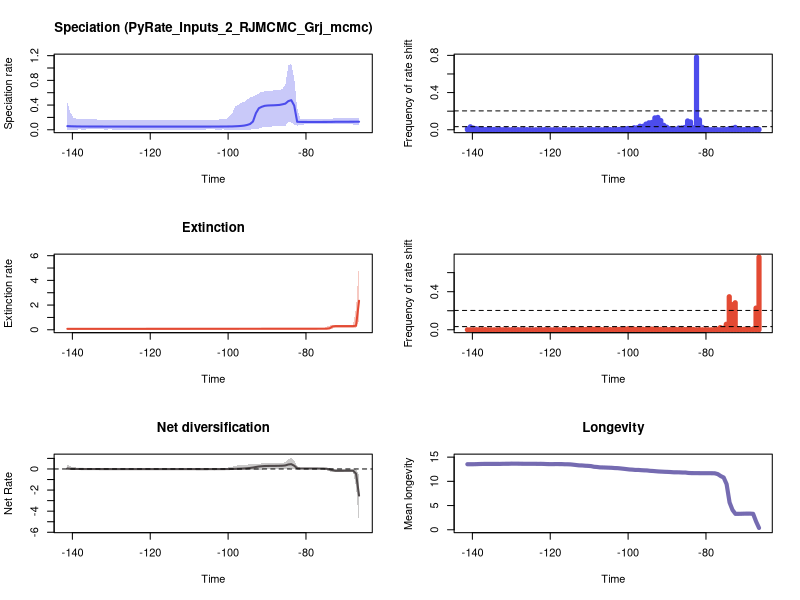

The R script that drew this image:


pdf(file='./RTT_plots.pdf',width=10, height=15)
par(mfrow=c(3,2))
library(scales)

time=c(-66.37298609711507, -67.12966006234996,-67.88633402758481,-68.64300799281969,-69.39968195805457,-70.15635592328942,-70.9130298885243,-71.66970385375919,-72.42637781899404,-73.18305178422892,-73.9397257494638,-74.69639971469869,-75.45307367993354,-76.20974764516842,-76.9664216104033,-77.72309557563815,-78.47976954087304,-79.23644350610792,-79.99311747134277,-80.74979143657765,-81.50646540181253,-82.26313936704739,-83.01981333228227,-83.77648729751715,-84.533161262752,-85.28983522798688,-86.04650919322177,-86.80318315845665,-87.5598571236915,-88.31653108892638,-89.07320505416126,-89.82987901939612,-90.586552984631,-91.34322694986588,-92.09990091510073,-92.85657488033561,-93.6132488455705,-94.36992281080535,-95.12659677604023,-95.88327074127511,-96.63994470651,-97.39661867174485,-98.15329263697973,-98.90996660221461,-99.66664056744946,-100.42331453268434,-101.17998849791923,-101.93666246315408,-102.69333642838896,-103.45001039362384,-104.2066843588587,-104.96335832409358,-105.72003228932846,-106.47670625456331,-107.23338021979819,-107.99005418503307,-108.74672815026796,-109.50340211550281,-110.26007608073769,-111.01675004597257,-111.77342401120742,-112.5300979764423,-113.28677194167719,-114.04344590691204,-114.80011987214692,-115.5567938373818,-116.31346780261666,-117.07014176785154,-117.82681573308642,-118.5834896983213,-119.34016366355615,-120.09683762879104,-120.85351159402592,-121.61018555926077,-122.36685952449565,-123.12353348973053,-123.88020745496539,-124.63688142020027,-125.39355538543515,-126.15022935067,-126.90690331590488,-127.66357728113977,-128.42025124637462,-129.1769252116095,-129.93359917684438,-130.69027314207926,-131.44694710731412,-132.203621072549,-132.96029503778385,-133.71696900301873,-134.4736429682536,-135.2303169334885,-135.98699089872338,-136.74366486395823,-137.50033882919308,-138.25701279442796,-139.01368675966285,-139.77036072489773,-140.5270346901326,-141.28370865536746)
rate=c(0.13036692450799076, 0.13034130441191158,0.13024720273049653,0.13006009453256595,0.1297880568977952,0.12960336814230689,0.12948900923441026,0.12937161003752023,0.12934479694492512,0.12802413051092387,0.12730865693487242,0.12697012378617853,0.12672786809372705,0.12669980686673668,0.12669980686673668,0.1266054738971307,0.1266054738971307,0.12669980686673668,0.1267511111127575,0.12676965739943866,0.12725950809889036,0.1294827952563106,0.39153682434186754,0.479295492573572,0.46409486617530404,0.42348186175692004,0.41184862326450666,0.4023809933079223,0.39898326128344164,0.39637612314754667,0.3949975030507564,0.3929051620749622,0.38786809023427127,0.37236890887252116,0.3488790784562361,0.26894473385518247,0.13344797691132726,0.09288915863358317,0.07771087168041874,0.06780079614794503,0.06250387212975632,0.0590225160753977,0.056524619959088945,0.05438011572978275,0.05374894081242744,0.05306492908267067,0.05257597962959272,0.05242637733447163,0.0518922468103579,0.05146375109697747,0.05146375109697747,0.051406598972511194,0.051375358521372844,0.05138672024931974,0.05138672024931974,0.05138672024931974,0.05138672024931974,0.05138672024931974,0.05138672024931974,0.05138672024931974,0.05138672024931974,0.05138672024931974,0.05138672024931974,0.05138672024931974,0.05138672024931974,0.051375358521372844,0.051375358521372844,0.051375358521372844,0.051375358521372844,0.051375358521372844,0.051375358521372844,0.051375358521372844,0.051375358521372844,0.051375358521372844,0.051406598972511194,0.051406598972511194,0.051406598972511194,0.051406598972511194,0.05146375109697747,0.05146375109697747,0.051517218867573586,0.051517218867573586,0.051517218867573586,0.051517218867573586,0.051517218867573586,0.051517218867573586,0.051517218867573586,0.05235576943803152,0.05235576943803152,0.052533370290024216,0.05255462915431058,0.052533370290024216,0.05255462915431058,0.05269195943702343,0.052860366573897574,0.05374894081242744,0.05438011572978275,0.05554546131603447,0.05687702460774516,0.0589280677793948)
minHPD=c(0.08116842062319284, 0.08116842062319284,0.08491271011333812,0.09242211339215958,0.09242211339215958,0.09242211339215958,0.09264163477407175,0.09213522781109924,0.09213522781109924,0.09213522781109924,0.09091860427535724,0.09159263127464413,0.09091860427535724,0.09091860427535724,0.09091860427535724,0.09091860427535724,0.09091860427535724,0.09091860427535724,0.08619410968213573,0.08519518593399582,0.08491271011333812,0.06560896870047297,0.08619410968213573,0.1175279953525098,0.1249752505828824,0.060945434821296815,0.06628633255260466,0.05888123420205433,0.06055015591389762,0.06292737050986989,0.04682534552987966,0.05274052009455503,0.052438041343131084,0.03884633080437827,0.018632099849674906,0.008679327705860357,0.008312296759905722,0.0013082544564071597,0.0013082544564071597,0.0013082544564071597,0.0013082544564071597,0.0013082544564071597,0.0013082544564071597,0.0013082544564071597,0.0013082544564071597,0.0022310634863011883,0.005435824104029299,0.0032088754986770635,0.0032088754986770635,0.004826929185236577,0.004826929185236577,0.004826929185236577,0.004826929185236577,0.0013082544564071597,0.0014134183839005039,0.0013082544564071597,0.0013082544564071597,0.0013082544564071597,0.0013082544564071597,0.0013082544564071597,0.0022310634863011883,0.0022310634863011883,0.0022310634863011883,0.0022310634863011883,0.0022310634863011883,0.0013082544564071597,0.0013082544564071597,0.0013082544564071597,0.0013082544564071597,0.0013082544564071597,0.0013082544564071597,0.0013082544564071597,0.0013082544564071597,0.0013082544564071597,0.0013082544564071597,0.0013082544564071597,0.0013082544564071597,0.0013082544564071597,0.0013082544564071597,0.0013082544564071597,0.0013082544564071597,0.005435824104029299,0.0013082544564071597,0.0013082544564071597,0.004826929185236577,0.004826929185236577,0.0032088754986770635,0.004903516411256446,0.004903516411256446,0.006553112087234363,0.005435824104029299,0.005435824104029299,0.006553112087234363,0.0032088754986770635,0.0013082544564071597,0.007957859403252946,0.0013082544564071597,0.0013082544564071597,0.0014134183839005039,0.0014134183839005039)
maxHPD=c(0.19765007276098462, 0.19338473359219066,0.190348940748844,0.19197363461236025,0.1879461991710028,0.1879461991710028,0.1879461991710028,0.18551334010113904,0.18551334010113904,0.181185382740949,0.1781916434536914,0.1783262749542399,0.1781916434536914,0.1783262749542399,0.1783262749542399,0.17912781841918443,0.17960548834703907,0.17996610423786452,0.17645435688571437,0.17645435688571437,0.18135940879712562,0.3484362688071512,0.8313593321158282,1.0706565147246248,1.0403425563111197,0.7342093946566687,0.6592794825271934,0.6426046429698307,0.6414288622126084,0.6414288622126084,0.6205202933305431,0.6196264724413181,0.6205202933305431,0.6166200187982479,0.5888138193587239,0.5660759416917808,0.5376821568362609,0.5197507135180618,0.4902031807515531,0.44996673955417876,0.435143765605084,0.3986448743101411,0.3809160841113947,0.2687773670328046,0.21418666703304798,0.1783262749542399,0.17625329368884732,0.16797817716636443,0.1639840916488679,0.16371985910293904,0.16371985910293904,0.16371985910293904,0.16153026445272986,0.15648041899629264,0.15657298771722628,0.1536889697748703,0.1536889697748703,0.15313085108529512,0.15313085108529512,0.15313085108529512,0.1536889697748703,0.1536889697748703,0.1536889697748703,0.1536889697748703,0.1536889697748703,0.1514295936503448,0.1514295936503448,0.1514295936503448,0.1514295936503448,0.1514295936503448,0.1514295936503448,0.1514295936503448,0.1514295936503448,0.1514295936503448,0.15313085108529512,0.15313085108529512,0.15313085108529512,0.15313085108529512,0.15313085108529512,0.15313085108529512,0.15313085108529512,0.16042830766248292,0.15657298771722628,0.15657298771722628,0.16042830766248292,0.16153026445272986,0.16042830766248292,0.1639840916488679,0.1639840916488679,0.16649399258881423,0.16649399258881423,0.16649399258881423,0.16869414900751759,0.16869414900751759,0.16797817716636443,0.1783262749542399,0.17801736050710978,0.1978896230506619,0.2839681662304355,0.4395014169411384)
remove_na = !is.na(rate)
time = time[remove_na]
plot(time,time,type = 'n', ylim = c(0, 1.1777221661970874), xlim = c(-141.6620456379849,-65.99464911449763), ylab = 'Speciation rate', xlab = 'Time',main='Speciation (PyRate_Inputs_2_RJMCMC_Grj_mcmc)' )
polygon(c(time, rev(time)), c(maxHPD[remove_na], rev(minHPD[remove_na])), col = alpha('#4c4cec',0.3), border = NA)
lines(time,rate[remove_na], col = '#4c4cec', lwd=2)
mids=c(-66.37680768279807, -67.14112481939895,-67.90544195599983,-68.66975909260071,-69.4340762292016,-70.19839336580249,-70.96271050240337,-71.72702763900425,-72.49134477560513,-73.25566191220601,-74.01997904880689,-74.78429618540777,-75.54861332200865,-76.31293045860953,-77.07724759521042,-77.8415647318113,-78.60588186841218,-79.37019900501306,-80.13451614161394,-80.89883327821482,-81.6631504148157,-82.42746755141658,-83.19178468801746,-83.95610182461834,-84.72041896121922,-85.48473609782012,-86.249053234421,-87.01337037102188,-87.77768750762276,-88.54200464422364,-89.30632178082452,-90.0706389174254,-90.83495605402628,-91.59927319062717,-92.36359032722805,-93.12790746382893,-93.89222460042981,-94.6565417370307,-95.42085887363157,-96.18517601023245,-96.94949314683333,-97.71381028343421,-98.4781274200351,-99.24244455663597,-100.00676169323685,-100.77107882983773,-101.53539596643863,-102.29971310303951,-103.06403023964039,-103.82834737624127,-104.59266451284215,-105.35698164944304,-106.12129878604392,-106.8856159226448,-107.64993305924568,-108.41425019584656,-109.17856733244744,-109.94288446904832,-110.7072016056492,-111.47151874225008,-112.23583587885096,-113.00015301545184,-113.76447015205272,-114.5287872886536,-115.29310442525448,-116.05742156185536,-116.82173869845626,-117.58605583505714,-118.35037297165802,-119.1146901082589,-119.87900724485978,-120.64332438146067,-121.40764151806155,-122.17195865466243,-122.93627579126331,-123.7005929278642,-124.46491006446507,-125.22922720106595,-125.99354433766683,-126.75786147426771,-127.5221786108686,-128.28649574746947,-129.05081288407035,-129.81513002067123,-130.5794471572721,-131.343764293873,-132.10808143047387,-132.87239856707475,-133.63671570367563,-134.4010328402765,-135.1653499768774,-135.92966711347827,-136.69398425007915,-137.45830138668006,-138.22261852328094,-138.98693565988182,-139.7512527964827,-140.51556993308358,-141.27988706968446)
counts=c(0.004, 0.008,0.006,0.005,0.004,0.002,0.003,0.002,0.026,0.016,0.012,0.003,0.001,0.0,0.001,0.001,0.001,0.003,0.006,0.026,0.106,0.782,0.022,0.085,0.095,0.025,0.019,0.019,0.003,0.007,0.011,0.028,0.048,0.099,0.133,0.128,0.079,0.075,0.061,0.037,0.038,0.021,0.022,0.011,0.014,0.011,0.005,0.004,0.004,0.002,0.002,0.005,0.002,0.0,0.001,0.001,0.002,0.001,0.001,0.0,0.0,0.0,0.0,0.001,0.0,0.001,0.0,0.001,0.001,0.001,0.0,0.0,0.003,0.001,0.0,0.0,0.0,0.001,0.002,0.003,0.001,0.002,0.001,0.002,0.0,0.006,0.001,0.004,0.001,0.004,0.004,0.008,0.002,0.008,0.009,0.012,0.018,0.032,0.011)
plot(mids,counts,type = 'h', xlim = c(-141.6620456379849,-65.99464911449763), ylim=c(0,0.782), ylab = 'Frequency of rate shift', xlab = 'Time',lwd=5,col='#4c4cec')
bf2 = 0.03332448696358552
bf6 = 0.20301266724715702
abline(h=bf2, lty=2)
abline(h=bf6, lty=2)

time=c(-66.37298609711507, -67.12966006234996,-67.88633402758481,-68.64300799281969,-69.39968195805457,-70.15635592328942,-70.9130298885243,-71.66970385375919,-72.42637781899404,-73.18305178422892,-73.9397257494638,-74.69639971469869,-75.45307367993354,-76.20974764516842,-76.9664216104033,-77.72309557563815,-78.47976954087304,-79.23644350610792,-79.99311747134277,-80.74979143657765,-81.50646540181253,-82.26313936704739,-83.01981333228227,-83.77648729751715,-84.533161262752,-85.28983522798688,-86.04650919322177,-86.80318315845665,-87.5598571236915,-88.31653108892638,-89.07320505416126,-89.82987901939612,-90.586552984631,-91.34322694986588,-92.09990091510073,-92.85657488033561,-93.6132488455705,-94.36992281080535,-95.12659677604023,-95.88327074127511,-96.63994470651,-97.39661867174485,-98.15329263697973,-98.90996660221461,-99.66664056744946,-100.42331453268434,-101.17998849791923,-101.93666246315408,-102.69333642838896,-103.45001039362384,-104.2066843588587,-104.96335832409358,-105.72003228932846,-106.47670625456331,-107.23338021979819,-107.99005418503307,-108.74672815026796,-109.50340211550281,-110.26007608073769,-111.01675004597257,-111.77342401120742,-112.5300979764423,-113.28677194167719,-114.04344590691204,-114.80011987214692,-115.5567938373818,-116.31346780261666,-117.07014176785154,-117.82681573308642,-118.5834896983213,-119.34016366355615,-120.09683762879104,-120.85351159402592,-121.61018555926077,-122.36685952449565,-123.12353348973053,-123.88020745496539,-124.63688142020027,-125.39355538543515,-126.15022935067,-126.90690331590488,-127.66357728113977,-128.42025124637462,-129.1769252116095,-129.93359917684438,-130.69027314207926,-131.44694710731412,-132.203621072549,-132.96029503778385,-133.71696900301873,-134.4736429682536,-135.2303169334885,-135.98699089872338,-136.74366486395823,-137.50033882919308,-138.25701279442796,-139.01368675966285,-139.77036072489773,-140.5270346901326,-141.28370865536746)
rate=c(2.3466577257612586, 0.33236829864285716,0.29674275088185004,0.29619184109558916,0.29619184109558916,0.2964897390416924,0.2971291434252715,0.29746434105683384,0.29748804329344214,0.2656575708836563,0.11451438951256036,0.08777523858213544,0.08578546078580176,0.08538035463547036,0.0848046370450066,0.0843698876698541,0.08433055883852209,0.08430596840910776,0.08430596840910776,0.08428751085332123,0.08428751085332123,0.08423986644683931,0.08423986644683931,0.08423986644683931,0.08406852021149863,0.083872297707442,0.083872297707442,0.08384249108709813,0.0837704538710978,0.08370282041022192,0.08364657088671236,0.0835774931478386,0.0834074003986415,0.08324977019444928,0.08311053946711418,0.08287069084072611,0.08254927291593156,0.08245437452013507,0.08223420825207886,0.08205133040811807,0.08199483404120478,0.0819078190570274,0.0819078190570274,0.08147145582268042,0.08137619522704077,0.0811311355347043,0.08089416671424803,0.08064970227835502,0.0805016649564368,0.08038558060693687,0.08014691799193821,0.08013445863604804,0.0801207115727949,0.08006906534199819,0.08000726824090432,0.07980189529318334,0.07963230655097238,0.07939260491938535,0.07927023606212813,0.07907116723212705,0.07891325441132224,0.07883925587124582,0.07857542973474264,0.07843451355248138,0.07812533584544404,0.07798884979054352,0.07798884979054352,0.07788416621999499,0.07788416621999499,0.07788416621999499,0.07795878626830996,0.07795878626830996,0.07788416621999499,0.07770680131303538,0.07767000426370102,0.07767000426370102,0.07762321793468066,0.07762321793468066,0.07762321793468066,0.07762321793468066,0.07762321793468066,0.07759452722438402,0.0775754400449091,0.0775754400449091,0.0775551399511446,0.0775754400449091,0.0775754400449091,0.0775754400449091,0.0775754400449091,0.0775551399511446,0.0775551399511446,0.0775551399511446,0.0775551399511446,0.0775551399511446,0.0775754400449091,0.0775754400449091,0.0775754400449091,0.0775754400449091,0.0775754400449091,0.0775754400449091)
minHPD=c(0.7134680059092291, 0.1770406667255401,0.17940607198037098,0.17940607198037098,0.1781487409882971,0.1781487409882971,0.17940607198037098,0.1781487409882971,0.1770406667255401,0.0671025085998388,0.057721382590486627,0.050300284658349424,0.050861575104952504,0.050300284658349424,0.05155281984766745,0.053823964383384305,0.053823964383384305,0.053823964383384305,0.053823964383384305,0.053823964383384305,0.053823964383384305,0.05397297140679822,0.05397297140679822,0.053823964383384305,0.053823964383384305,0.053823964383384305,0.053823964383384305,0.05155281984766745,0.05155281984766745,0.05155281984766745,0.05155281984766745,0.050300284658349424,0.05155281984766745,0.050861575104952504,0.050300284658349424,0.050300284658349424,0.04373711225010706,0.04237140746704598,0.03672319455091149,0.03672319455091149,0.03334611935051638,0.020755824242249327,0.01970413278300306,0.01970413278300306,0.020755824242249327,0.01734686717159365,0.01734686717159365,0.013820507346789593,0.013820507346789593,0.013820507346789593,0.012877402225819705,0.012877402225819705,0.012877402225819705,0.013820507346789593,0.014058788310575486,0.014058788310575486,0.014251293781951791,0.012877402225819705,0.008911605317867409,0.008911605317867409,0.008911605317867409,0.008911605317867409,0.008215652810155964,0.008215652810155964,0.007877005339360803,0.008215652810155964,0.008215652810155964,0.008215652810155964,0.008215652810155964,0.008215652810155964,0.008215652810155964,0.008215652810155964,0.008215652810155964,0.008911605317867409,0.008911605317867409,0.008911605317867409,0.008911605317867409,0.008911605317867409,0.008911605317867409,0.008911605317867409,0.008911605317867409,0.008911605317867409,0.008911605317867409,0.008911605317867409,0.008911605317867409,0.008911605317867409,0.008911605317867409,0.008911605317867409,0.008215652810155964,0.008215652810155964,0.008215652810155964,0.008215652810155964,0.008215652810155964,0.008215652810155964,0.008215652810155964,0.008215652810155964,0.007877005339360803,0.0008649958830099224,0.0008649958830099224,0.0008649958830099224)
maxHPD=c(5.355590763645427, 1.7683404033258412,0.42092640434054274,0.41306439967267644,0.40955983098550275,0.40955983098550275,0.41306439967267644,0.41358346266691365,0.41358346266691365,0.3878551720577547,0.34276481329971253,0.25453064656938934,0.14250329478012327,0.1228025143765214,0.1157302160380926,0.11523650837495746,0.11506575308973414,0.11506575308973414,0.11506575308973414,0.11506575308973414,0.11506575308973414,0.11506575308973414,0.11506575308973414,0.11506575308973414,0.11506575308973414,0.11702162598623692,0.11702162598623692,0.11556504420539954,0.11598174976589345,0.11702162598623692,0.11971262595305872,0.11971262595305872,0.12197922222895713,0.1228025143765214,0.1228025143765214,0.1253430696796357,0.1253430696796357,0.1253430696796357,0.12724698835508724,0.12924742673434028,0.12924742673434028,0.11690501141581866,0.11702162598623692,0.11702162598623692,0.11869877315065865,0.11702162598623692,0.11702162598623692,0.11556504420539954,0.11598174976589345,0.11598174976589345,0.11540877088787709,0.11540877088787709,0.11523650837495746,0.11556504420539954,0.11556504420539954,0.11556504420539954,0.11556504420539954,0.11556504420539954,0.11228018703617484,0.11237335059784291,0.1125701917843878,0.11274253915697115,0.11274253915697115,0.11274253915697115,0.11274253915697115,0.11363891751165997,0.11363891751165997,0.11383137374296398,0.11383137374296398,0.11383137374296398,0.11414624962432353,0.11414624962432353,0.11414624962432353,0.11506575308973414,0.11506575308973414,0.11523650837495746,0.11523650837495746,0.11523650837495746,0.11523650837495746,0.11523650837495746,0.11523650837495746,0.11523650837495746,0.11523650837495746,0.11523650837495746,0.11523650837495746,0.11540877088787709,0.11540877088787709,0.11556504420539954,0.11506575308973414,0.11506575308973414,0.11506575308973414,0.11506575308973414,0.11506575308973414,0.11506575308973414,0.11540877088787709,0.11556504420539954,0.11556504420539954,0.10908428903541753,0.10908428903541753,0.10908428903541753)
remove_na = !is.na(rate)
time = time[remove_na]
plot(time,time,type = 'n', ylim = c(0, 5.89114984000997), xlim = c(-141.6620456379849,-65.99464911449763), ylab = 'Extinction rate', xlab = 'Time',main='Extinction' )
polygon(c(time, rev(time)), c(maxHPD[remove_na], rev(minHPD[remove_na])), col = alpha('#e34a33',0.3), border = NA)
lines(time,rate[remove_na], col = '#e34a33', lwd=2)
mids=c(-66.37680768279807, -67.14112481939895,-67.90544195599983,-68.66975909260071,-69.4340762292016,-70.19839336580249,-70.96271050240337,-71.72702763900425,-72.49134477560513,-73.25566191220601,-74.01997904880689,-74.78429618540777,-75.54861332200865,-76.31293045860953,-77.07724759521042,-77.8415647318113,-78.60588186841218,-79.37019900501306,-80.13451614161394,-80.89883327821482,-81.6631504148157,-82.42746755141658,-83.19178468801746,-83.95610182461834,-84.72041896121922,-85.48473609782012,-86.249053234421,-87.01337037102188,-87.77768750762276,-88.54200464422364,-89.30632178082452,-90.0706389174254,-90.83495605402628,-91.59927319062717,-92.36359032722805,-93.12790746382893,-93.89222460042981,-94.6565417370307,-95.42085887363157,-96.18517601023245,-96.94949314683333,-97.71381028343421,-98.4781274200351,-99.24244455663597,-100.00676169323685,-100.77107882983773,-101.53539596643863,-102.29971310303951,-103.06403023964039,-103.82834737624127,-104.59266451284215,-105.35698164944304,-106.12129878604392,-106.8856159226448,-107.64993305924568,-108.41425019584656,-109.17856733244744,-109.94288446904832,-110.7072016056492,-111.47151874225008,-112.23583587885096,-113.00015301545184,-113.76447015205272,-114.5287872886536,-115.29310442525448,-116.05742156185536,-116.82173869845626,-117.58605583505714,-118.35037297165802,-119.1146901082589,-119.87900724485978,-120.64332438146067,-121.40764151806155,-122.17195865466243,-122.93627579126331,-123.7005929278642,-124.46491006446507,-125.22922720106595,-125.99354433766683,-126.75786147426771,-127.5221786108686,-128.28649574746947,-129.05081288407035,-129.81513002067123,-130.5794471572721,-131.343764293873,-132.10808143047387,-132.87239856707475,-133.63671570367563,-134.4010328402765,-135.1653499768774,-135.92966711347827,-136.69398425007915,-137.45830138668006,-138.22261852328094,-138.98693565988182,-139.7512527964827,-140.51556993308358,-141.27988706968446)
counts=c(0.764, 0.228,0.008,0.003,0.006,0.005,0.004,0.005,0.284,0.264,0.347,0.058,0.016,0.023,0.005,0.002,0.0,0.0,0.001,0.0,0.002,0.0,0.003,0.007,0.005,0.002,0.003,0.002,0.004,0.004,0.002,0.003,0.002,0.005,0.003,0.006,0.007,0.009,0.003,0.005,0.003,0.004,0.006,0.003,0.01,0.007,0.005,0.004,0.006,0.002,0.003,0.001,0.002,0.002,0.006,0.006,0.007,0.003,0.004,0.003,0.006,0.001,0.007,0.004,0.002,0.004,0.0,0.0,0.003,0.0,0.0,0.004,0.001,0.001,0.002,0.001,0.0,0.0,0.0,0.001,0.001,0.001,0.001,0.002,0.0,0.001,0.0,0.002,0.0,0.0,0.0,0.0,0.002,0.001,0.001,0.001,0.0,0.0,0.0)
plot(mids,counts,type = 'h', xlim = c(-141.6620456379849,-65.99464911449763), ylim=c(0,0.764), ylab = 'Frequency of rate shift', xlab = 'Time',lwd=5,col='#e34a33')
abline(h=bf2, lty=2)
abline(h=bf6, lty=2)
#Net Diversification Rate
time=c(-66.37298609711507, -67.12966006234996,-67.88633402758481,-68.64300799281969,-69.39968195805457,-70.15635592328942,-70.9130298885243,-71.66970385375919,-72.42637781899404,-73.18305178422892,-73.9397257494638,-74.69639971469869,-75.45307367993354,-76.20974764516842,-76.9664216104033,-77.72309557563815,-78.47976954087304,-79.23644350610792,-79.99311747134277,-80.74979143657765,-81.50646540181253,-82.26313936704739,-83.01981333228227,-83.77648729751715,-84.533161262752,-85.28983522798688,-86.04650919322177,-86.80318315845665,-87.5598571236915,-88.31653108892638,-89.07320505416126,-89.82987901939612,-90.586552984631,-91.34322694986588,-92.09990091510073,-92.85657488033561,-93.6132488455705,-94.36992281080535,-95.12659677604023,-95.88327074127511,-96.63994470651,-97.39661867174485,-98.15329263697973,-98.90996660221461,-99.66664056744946,-100.42331453268434,-101.17998849791923,-101.93666246315408,-102.69333642838896,-103.45001039362384,-104.2066843588587,-104.96335832409358,-105.72003228932846,-106.47670625456331,-107.23338021979819,-107.99005418503307,-108.74672815026796,-109.50340211550281,-110.26007608073769,-111.01675004597257,-111.77342401120742,-112.5300979764423,-113.28677194167719,-114.04344590691204,-114.80011987214692,-115.5567938373818,-116.31346780261666,-117.07014176785154,-117.82681573308642,-118.5834896983213,-119.34016366355615,-120.09683762879104,-120.85351159402592,-121.61018555926077,-122.36685952449565,-123.12353348973053,-123.88020745496539,-124.63688142020027,-125.39355538543515,-126.15022935067,-126.90690331590488,-127.66357728113977,-128.42025124637462,-129.1769252116095,-129.93359917684438,-130.69027314207926,-131.44694710731412,-132.203621072549,-132.96029503778385,-133.71696900301873,-134.4736429682536,-135.2303169334885,-135.98699089872338,-136.74366486395823,-137.50033882919308,-138.25701279442796,-139.01368675966285,-139.77036072489773,-140.5270346901326,-141.28370865536746)
net_rate=c(-2.5215482989300613, -0.44725826262864055,-0.1661281841711544,-0.1635874238640766,-0.16448114129638003,-0.16571918329917054,-0.16777807534994965,-0.1693549894479008,-0.17005594658359258,-0.1136148901851907,-0.04788679418766197,0.022190819052740274,0.03546567695366739,0.03787532045654692,0.04102923306044493,0.04222050098522617,0.04228895276841437,0.04245436092374209,0.042900255995878586,0.043259591408729356,0.046516195395798564,0.06414299939331686,0.30820665029761546,0.4540644176148288,0.4244414344587017,0.3357668359808001,0.30910311237332955,0.3003312140776083,0.29441149327195437,0.29108936326342455,0.2899759157756758,0.2870544769496321,0.2793746057471062,0.25821713553058123,0.23341396137546253,0.18679099832761292,0.1330186851343964,0.09594017467044882,0.06879006553583215,0.04606086937231196,0.03200698715975405,0.019689007349282906,0.010259669545717786,0.0005876309948716827,-0.002474805926562089,-0.0072085951210235375,-0.009750895131859134,-0.012236863466086182,-0.013887092959913822,-0.014539941332063792,-0.014238776395730186,-0.014160849700740939,-0.01485199903867037,-0.01478414252034877,-0.014817831627377525,-0.014541244936941498,-0.014293080287112049,-0.013551824862796982,-0.01325745312490322,-0.013083813588829221,-0.012880717183114657,-0.01281374217710155,-0.012423298378671118,-0.012019637446675651,-0.011655618817286939,-0.011727881002147814,-0.011696778901599774,-0.011511363028367742,-0.011511363028367742,-0.011479347467632574,-0.011555709134577737,-0.011549476611807748,-0.011477620386625122,-0.011315146687724379,-0.010916233439392858,-0.01100563822476879,-0.010930054840144737,-0.010913159501631794,-0.01086644073281416,-0.01086644073281416,-0.010815248754784903,-0.010541072744967916,-0.010236787883720923,-0.010092194443768004,-0.009962833752063246,-0.009410160709112143,-0.009250123152006169,-0.0082646468544602,-0.008334790500260343,-0.0074660368375728155,-0.007107246971843157,-0.00695473297277423,-0.006297706784821798,-0.004047497464452729,-0.0031097690110563807,-0.0004220636025174435,0.002439618549099403,0.0067136001744174,0.01482949637508645,0.046265830308322445)
net_minHPD=c(-5.238047453051075, -1.6983637839913768,-0.31389041147232677,-0.30429342616205846,-0.29570415399491606,-0.29570415399491606,-0.29570415399491606,-0.29570415399491606,-0.31645991536820406,-0.2655811839717055,-0.2275250571898968,-0.14458169336368618,-0.03370875553356348,-0.014824153391018335,-0.012326332309549215,-0.009354876803301534,-0.009354876803301534,-0.010055626096126091,-0.012655060320378761,-0.014447073882839057,-0.010859683182144919,-0.01876333876784353,-0.010859683182144919,0.05631606266086228,0.031696840820733665,-0.0258168552562357,-0.01398506056029801,-0.01398506056029801,-0.01398506056029801,-0.01398506056029801,-0.01398506056029801,-0.015642917500947442,-0.02699534194693811,-0.06850136103699016,-0.07044436125146819,-0.10203668785004202,-0.08770588981378159,-0.09689163624188192,-0.09732870220300642,-0.09732870220300642,-0.10022207991307687,-0.09757482737914845,-0.10022207991307687,-0.10022207991307687,-0.10203668785004202,-0.10203668785004202,-0.09757482737914845,-0.09549115608770085,-0.09164290570186587,-0.09143057983793933,-0.09143057983793933,-0.09164290570186587,-0.09983038892609696,-0.09757482737914845,-0.09757482737914845,-0.09732870220300642,-0.09732870220300642,-0.09732870220300642,-0.09732870220300642,-0.09732870220300642,-0.09732870220300642,-0.09732870220300642,-0.09732870220300642,-0.09732870220300642,-0.09732870220300642,-0.09732870220300642,-0.09732870220300642,-0.09732870220300642,-0.09732870220300642,-0.09732870220300642,-0.09732870220300642,-0.09732870220300642,-0.09732870220300642,-0.09732870220300642,-0.08579775919025036,-0.08579775919025036,-0.08579775919025036,-0.08579775919025036,-0.08579775919025036,-0.08579775919025036,-0.08579775919025036,-0.08603836354506184,-0.08603836354506184,-0.08603836354506184,-0.08603836354506184,-0.08603836354506184,-0.08603836354506184,-0.09143057983793933,-0.09136875051453593,-0.09143057983793933,-0.09143057983793933,-0.09143057983793933,-0.09732870220300642,-0.09732870220300642,-0.09732870220300642,-0.09732870220300642,-0.09549115608770085,-0.10203668785004202,-0.10203668785004202,-0.10203668785004202)
net_maxHPD=c(-0.5842051868229622, -0.0353266528307139,-0.0353266528307139,-0.03594274706618389,-0.0353266528307139,-0.03594274706618389,-0.03370875553356348,-0.03301382219677232,-0.05361769878084882,0.07817859497128019,0.08880500382448163,0.10114024607353866,0.11408147842882223,0.11408147842882223,0.10114024607353866,0.0981796763255147,0.0981796763255147,0.0981796763255147,0.09758182006341756,0.0981796763255147,0.11408147842882223,0.2826522648350996,0.755903866761536,1.0288173709059585,0.9420365077791067,0.6626106625592755,0.5731359604752606,0.5566642172289616,0.5566642172289616,0.5562513265888507,0.5566642172289616,0.5566642172289616,0.5543614751260719,0.5223528209380672,0.5144617167533637,0.47695153999674744,0.47049180701064375,0.4454047077347718,0.41790423382744496,0.3813138729851913,0.36713002193607797,0.34119447277433623,0.31359650245869836,0.20374551077449432,0.1593243605793085,0.1137810836594816,0.10191906765433785,0.09772552738264144,0.09804786907568303,0.09772552738264144,0.09772552738264144,0.09668511893640594,0.0840641883017314,0.0840641883017314,0.08347455248056569,0.08299948781804979,0.08299948781804979,0.0811938406614532,0.0811938406614532,0.08211869251503387,0.0811938406614532,0.07884772037593778,0.0811938406614532,0.08211869251503387,0.08299948781804979,0.08211869251503387,0.08211869251503387,0.08211869251503387,0.08211869251503387,0.08211869251503387,0.08299948781804979,0.08299948781804979,0.08347455248056569,0.08347455248056569,0.09772552738264144,0.09772552738264144,0.09772552738264144,0.09772552738264144,0.09772552738264144,0.09772552738264144,0.09772552738264144,0.09772552738264144,0.09804786907568303,0.09804786907568303,0.09929321451448937,0.10022267700419425,0.10114024607353866,0.09929321451448937,0.10022267700419425,0.10022267700419425,0.10244803688127775,0.10244803688127775,0.09804786907568303,0.10244803688127775,0.10544600895401418,0.12217637556414473,0.13998101933354434,0.17903896742046588,0.2599771311889193,0.4071054985025565)
remove_na = !is.na(net_rate)
time = time[remove_na]
plot(time,time,type = 'n', ylim = c(-5.761852198356182, 1.1316991079965544), xlim = c(-141.6620456379849,-65.99464911449763), ylab = 'Net Rate', xlab = 'Time',lwd=2, main='Net diversification', col= '#504A4B' )
polygon(c(time, rev(time)), c(net_maxHPD[remove_na], rev(net_minHPD[remove_na])), col = alpha('#504A4B',0.3), border = NA)
lines(time,net_rate[remove_na], col = '#504A4B', lwd=2)
abline(h=0,lty=2)


time=c(-66.37298609711507, -67.12966006234996,-67.88633402758481,-68.64300799281969,-69.39968195805457,-70.15635592328942,-70.9130298885243,-71.66970385375919,-72.42637781899404,-73.18305178422892,-73.9397257494638,-74.69639971469869,-75.45307367993354,-76.20974764516842,-76.9664216104033,-77.72309557563815,-78.47976954087304,-79.23644350610792,-79.99311747134277,-80.74979143657765,-81.50646540181253,-82.26313936704739,-83.01981333228227,-83.77648729751715,-84.533161262752,-85.28983522798688,-86.04650919322177,-86.80318315845665,-87.5598571236915,-88.31653108892638,-89.07320505416126,-89.82987901939612,-90.586552984631,-91.34322694986588,-92.09990091510073,-92.85657488033561,-93.6132488455705,-94.36992281080535,-95.12659677604023,-95.88327074127511,-96.63994470651,-97.39661867174485,-98.15329263697973,-98.90996660221461,-99.66664056744946,-100.42331453268434,-101.17998849791923,-101.93666246315408,-102.69333642838896,-103.45001039362384,-104.2066843588587,-104.96335832409358,-105.72003228932846,-106.47670625456331,-107.23338021979819,-107.99005418503307,-108.74672815026796,-109.50340211550281,-110.26007608073769,-111.01675004597257,-111.77342401120742,-112.5300979764423,-113.28677194167719,-114.04344590691204,-114.80011987214692,-115.5567938373818,-116.31346780261666,-117.07014176785154,-117.82681573308642,-118.5834896983213,-119.34016366355615,-120.09683762879104,-120.85351159402592,-121.61018555926077,-122.36685952449565,-123.12353348973053,-123.88020745496539,-124.63688142020027,-125.39355538543515,-126.15022935067,-126.90690331590488,-127.66357728113977,-128.42025124637462,-129.1769252116095,-129.93359917684438,-130.69027314207926,-131.44694710731412,-132.203621072549,-132.96029503778385,-133.71696900301873,-134.4736429682536,-135.2303169334885,-135.98699089872338,-136.74366486395823,-137.50033882919308,-138.25701279442796,-139.01368675966285,-139.77036072489773,-140.5270346901326,-141.28370865536746)
rate=c(0.37573824816746154, 1.7048968223616388,3.289923678129306,3.3350381853453768,3.334292478449475,3.324784692310085,3.3039381112146975,3.290201312235384,3.2843726974683096,4.085665119924608,5.637092184074524,9.412630484959713,10.790546218790277,11.088806109013163,11.490670778498249,11.658521633346028,11.674846369300463,11.681215973084267,11.681215973084267,11.6837334850821,11.6837334850821,11.695836587889628,11.695836587889628,11.70315562152188,11.734015568402553,11.821214738338506,11.821888333563251,11.854267054956189,11.86795417850871,11.869328191736692,11.91795394792088,11.949978852278393,11.970395239929971,12.004415785664314,12.032964078242165,12.082299419607944,12.138231724340704,12.169865075474265,12.25031206327485,12.269528300426884,12.305455310432903,12.358226039631884,12.355115197438824,12.418196034222012,12.449678164800055,12.525978466411084,12.596698508398317,12.663074041331623,12.723623275849388,12.742655606009183,12.797519709735228,12.821045227145266,12.84576994310211,12.868289656488354,12.883193467187999,12.964802296274147,13.006649964994423,13.14260944392438,13.193653218142165,13.21993766756227,13.279603630644841,13.291425044455323,13.360761443874761,13.433209664196596,13.499220020844842,13.521533885409312,13.527222733315575,13.56217130228916,13.56217130228916,13.566982040579754,13.55206194131906,13.55206194131906,13.565271803198314,13.595235701140014,13.614694278153726,13.60685193848412,13.620860338500188,13.623995615617412,13.623995615617412,13.623995615617412,13.623995615617412,13.635101283209064,13.646107443897966,13.646933227691449,13.653836613982918,13.626138919875805,13.626138919875805,13.620715191653904,13.596433625524249,13.602824923310433,13.602824923310433,13.602824923310433,13.602824923310433,13.602824923310433,13.592723297685884,13.57551907286127,13.549454652977023,13.533057360278272,13.533057360278272,13.533057360278272)
minHPD=c(0.37573824816746154, 1.7048968223616388,3.289923678129306,3.3350381853453768,3.334292478449475,3.324784692310085,3.3039381112146975,3.290201312235384,3.2843726974683096,4.085665119924608,5.637092184074524,9.412630484959713,10.790546218790277,11.088806109013163,11.490670778498249,11.658521633346028,11.674846369300463,11.681215973084267,11.681215973084267,11.6837334850821,11.6837334850821,11.695836587889628,11.695836587889628,11.70315562152188,11.734015568402553,11.821214738338506,11.821888333563251,11.854267054956189,11.86795417850871,11.869328191736692,11.91795394792088,11.949978852278393,11.970395239929971,12.004415785664314,12.032964078242165,12.082299419607944,12.138231724340704,12.169865075474265,12.25031206327485,12.269528300426884,12.305455310432903,12.358226039631884,12.355115197438824,12.418196034222012,12.449678164800055,12.525978466411084,12.596698508398317,12.663074041331623,12.723623275849388,12.742655606009183,12.797519709735228,12.821045227145266,12.84576994310211,12.868289656488354,12.883193467187999,12.964802296274147,13.006649964994423,13.14260944392438,13.193653218142165,13.21993766756227,13.279603630644841,13.291425044455323,13.360761443874761,13.433209664196596,13.499220020844842,13.521533885409312,13.527222733315575,13.56217130228916,13.56217130228916,13.566982040579754,13.55206194131906,13.55206194131906,13.565271803198314,13.595235701140014,13.614694278153726,13.60685193848412,13.620860338500188,13.623995615617412,13.623995615617412,13.623995615617412,13.623995615617412,13.635101283209064,13.646107443897966,13.646933227691449,13.653836613982918,13.626138919875805,13.626138919875805,13.620715191653904,13.596433625524249,13.602824923310433,13.602824923310433,13.602824923310433,13.602824923310433,13.602824923310433,13.592723297685884,13.57551907286127,13.549454652977023,13.533057360278272,13.533057360278272,13.533057360278272)
maxHPD=c(0.37573824816746154, 1.7048968223616388,3.289923678129306,3.3350381853453768,3.334292478449475,3.324784692310085,3.3039381112146975,3.290201312235384,3.2843726974683096,4.085665119924608,5.637092184074524,9.412630484959713,10.790546218790277,11.088806109013163,11.490670778498249,11.658521633346028,11.674846369300463,11.681215973084267,11.681215973084267,11.6837334850821,11.6837334850821,11.695836587889628,11.695836587889628,11.70315562152188,11.734015568402553,11.821214738338506,11.821888333563251,11.854267054956189,11.86795417850871,11.869328191736692,11.91795394792088,11.949978852278393,11.970395239929971,12.004415785664314,12.032964078242165,12.082299419607944,12.138231724340704,12.169865075474265,12.25031206327485,12.269528300426884,12.305455310432903,12.358226039631884,12.355115197438824,12.418196034222012,12.449678164800055,12.525978466411084,12.596698508398317,12.663074041331623,12.723623275849388,12.742655606009183,12.797519709735228,12.821045227145266,12.84576994310211,12.868289656488354,12.883193467187999,12.964802296274147,13.006649964994423,13.14260944392438,13.193653218142165,13.21993766756227,13.279603630644841,13.291425044455323,13.360761443874761,13.433209664196596,13.499220020844842,13.521533885409312,13.527222733315575,13.56217130228916,13.56217130228916,13.566982040579754,13.55206194131906,13.55206194131906,13.565271803198314,13.595235701140014,13.614694278153726,13.60685193848412,13.620860338500188,13.623995615617412,13.623995615617412,13.623995615617412,13.623995615617412,13.635101283209064,13.646107443897966,13.646933227691449,13.653836613982918,13.626138919875805,13.626138919875805,13.620715191653904,13.596433625524249,13.602824923310433,13.602824923310433,13.602824923310433,13.602824923310433,13.602824923310433,13.592723297685884,13.57551907286127,13.549454652977023,13.533057360278272,13.533057360278272,13.533057360278272)
remove_na = !is.na(rate)
time = time[remove_na]
plot(time,time,type = 'n', ylim = c(0, 15.01922027538121), xlim = c(-141.6620456379849,-65.99464911449763), ylab = 'Mean longevity', xlab = 'Time',main='Longevity' )
polygon(c(time, rev(time)), c(maxHPD[remove_na], rev(minHPD[remove_na])), col = alpha('#756bb1',0.3), border = NA)
lines(time,rate[remove_na], col = '#756bb1', lwd=4)

n <- dev.off()